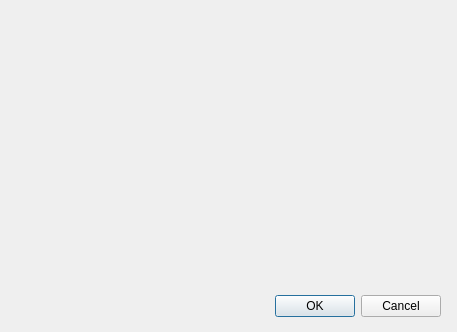
<?xml version="1.0" encoding="UTF-8"?>
<ui version="4.0">
 <class>ThemeEditorDialog</class>
 <widget class="QDialog" name="ThemeEditorDialog">
  <property name="geometry">
   <rect>
    <x>0</x>
    <y>0</y>
    <width>457</width>
    <height>332</height>
   </rect>
  </property>
  <property name="windowTitle">
   <string>Edit theme</string>
  </property>
  <widget class="QDialogButtonBox" name="buttonBox">
   <property name="geometry">
    <rect>
     <x>100</x>
     <y>290</y>
     <width>341</width>
     <height>32</height>
    </rect>
   </property>
   <property name="orientation">
    <enum>Qt::Horizontal</enum>
   </property>
   <property name="standardButtons">
    <set>QDialogButtonBox::Cancel|QDialogButtonBox::Ok</set>
   </property>
  </widget>
 </widget>
 <resources/>
 <connections>
  <connection>
   <sender>buttonBox</sender>
   <signal>accepted()</signal>
   <receiver>ThemeEditorDialog</receiver>
   <slot>accept()</slot>
   <hints>
    <hint type="sourcelabel">
     <x>248</x>
     <y>254</y>
    </hint>
    <hint type="destinationlabel">
     <x>157</x>
     <y>274</y>
    </hint>
   </hints>
  </connection>
  <connection>
   <sender>buttonBox</sender>
   <signal>rejected()</signal>
   <receiver>ThemeEditorDialog</receiver>
   <slot>reject()</slot>
   <hints>
    <hint type="sourcelabel">
     <x>316</x>
     <y>260</y>
    </hint>
    <hint type="destinationlabel">
     <x>286</x>
     <y>274</y>
    </hint>
   </hints>
  </connection>
 </connections>
</ui>
